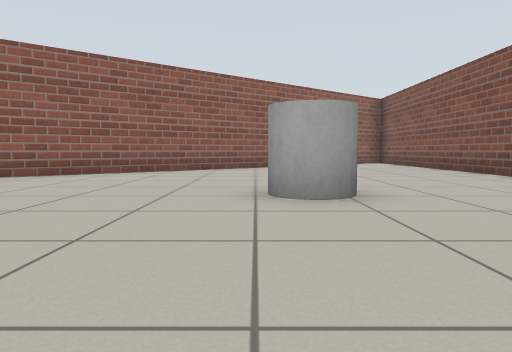
view 1 (above)

18 first-person views from a walk through a Gazebo world. The camera is 0.5 m above the floor, tilts 4° down and sees 70° across. The floor is counted in squares, 1 m on a side. Each view is taken from the middle of a square. On the plan, view 1 faces up. The plan holds only what a view shows up to about 9 squares ahead; the rest is blank. Robots are left out.

view 2
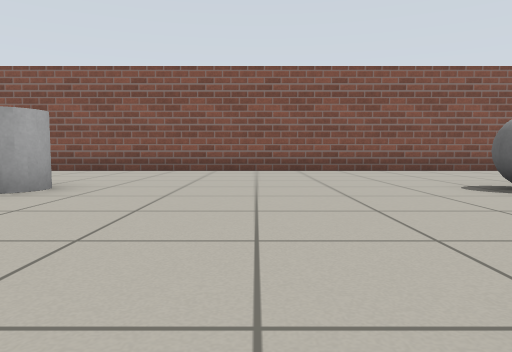

view 3
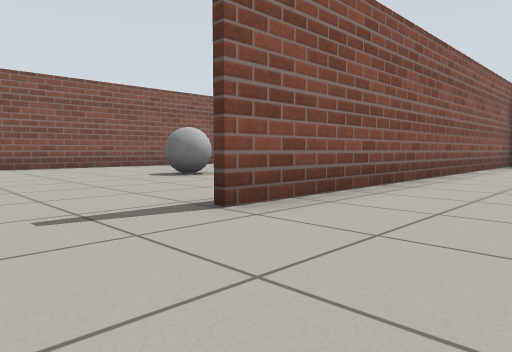

view 4
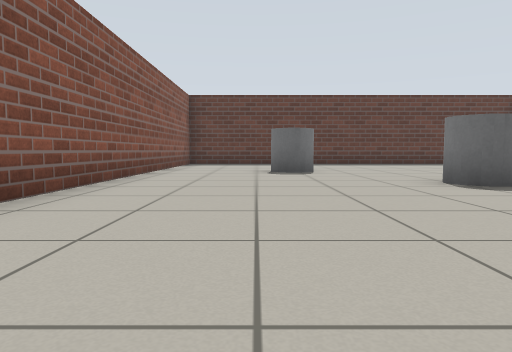

view 5
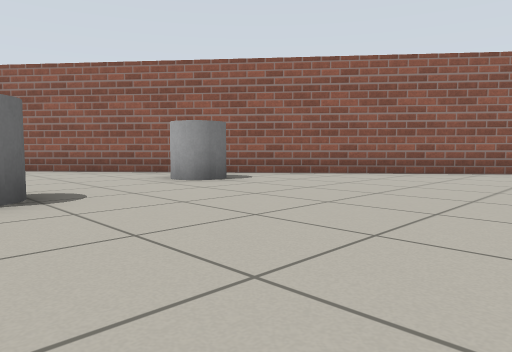

view 6
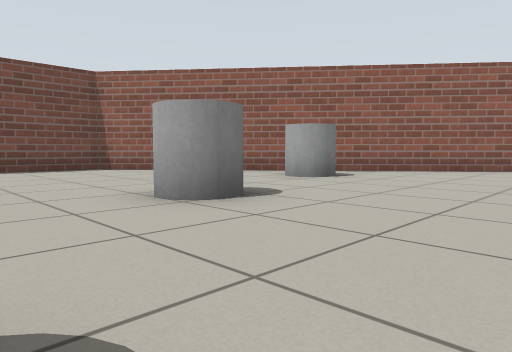

view 7
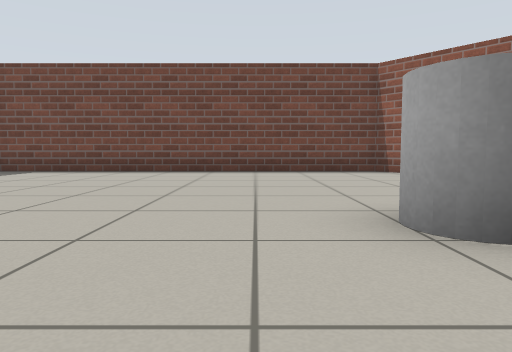

view 8
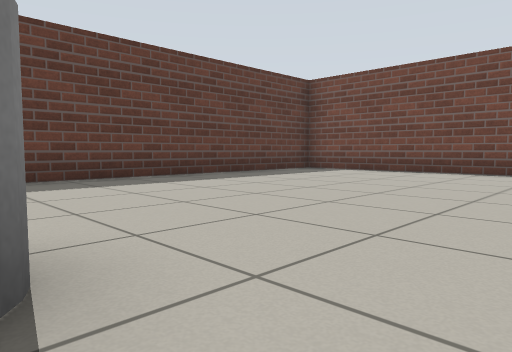

view 9
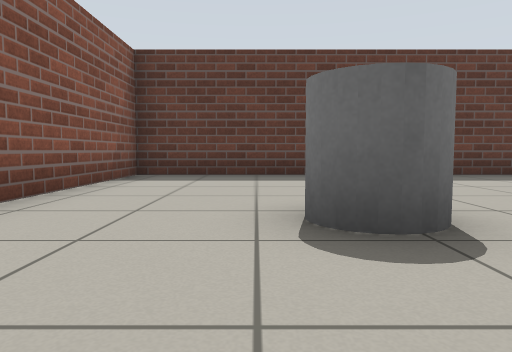

view 10
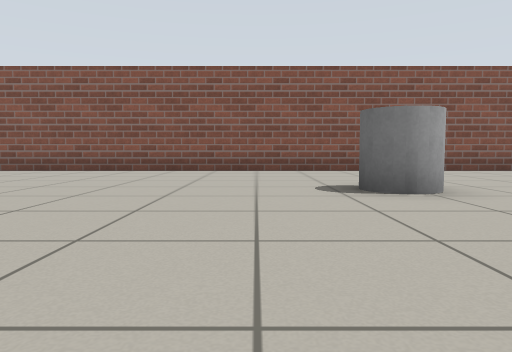

view 11
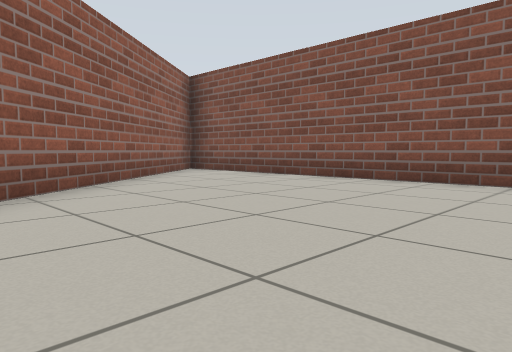

view 12
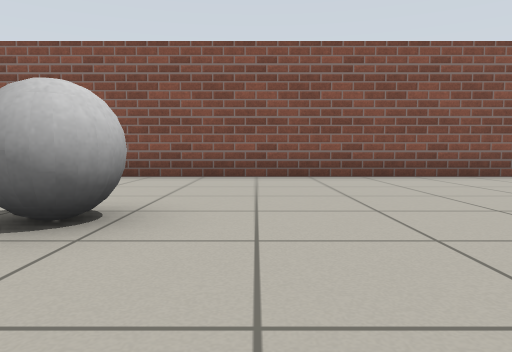

view 13
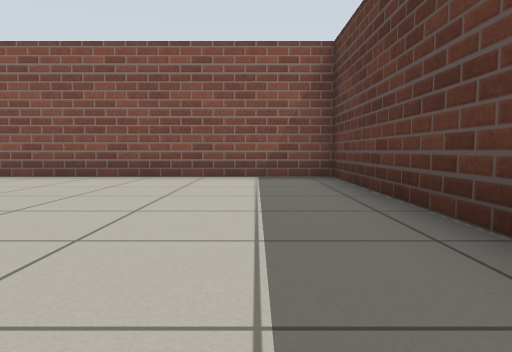

view 14
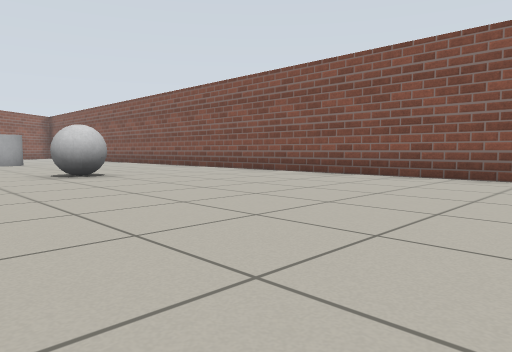

view 15
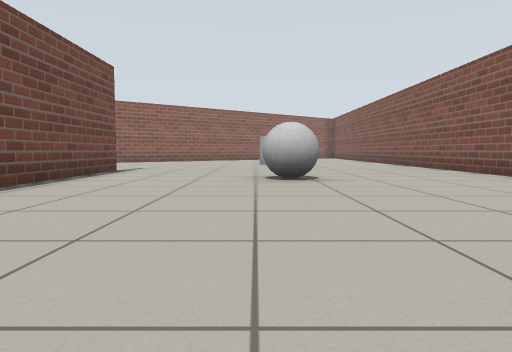

view 16
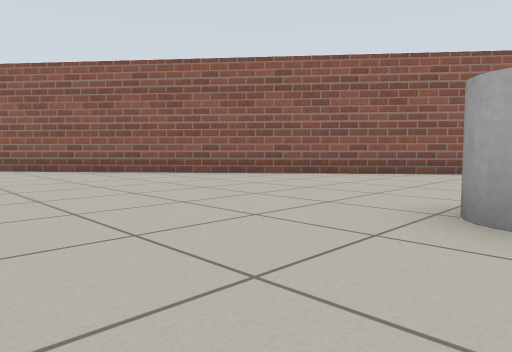

view 17
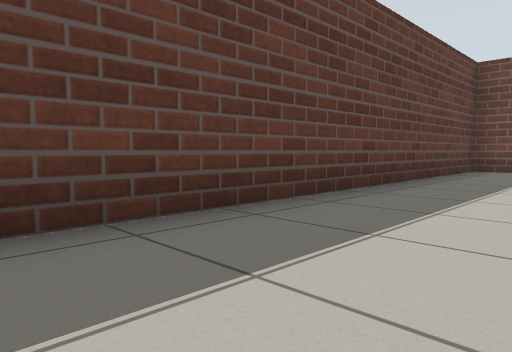

view 18
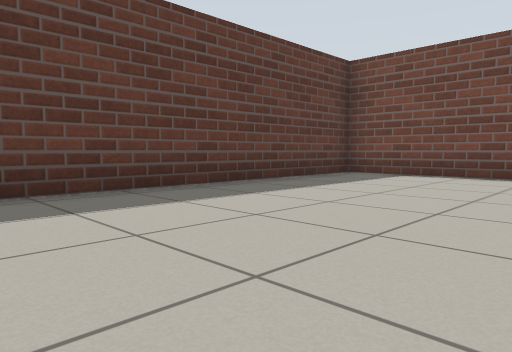

### Floor plan
Points are (right, up) in squares from view 1. A wall is a line through its corners. A room is listed if a view was taken in it or the views show most of it. See-through windows are left out.
Room 1 (views 1, 2, 3, 4, 5, 6, 7, 8, 9, 10, 11, 12, 13, 14, 15, 16, 17, 18)
walls: (-3.4, 0) (-3.4, -4.2); (-3.4, -8.2) (-3.4, -11.5); (-3.6, -11.5) (-3.6, 0); (4.1, 13.8) (-15.6, -2.2) (-15.6, -11.4) (4.9, -11.4) (4.9, 13.1)
objects: grey cylinder (-11, 0) to (-10, 0); grey cylinder (-10, -4) to (-9, -3); grey cylinder (-7, -7) to (-7, -6); grey ball (0, -3) to (1, -2); grey cylinder (0, 4) to (1, 4)

Where each view was taken, in squares from view 1:
view 1: 0 up, 0 right, facing up
view 2: 1 up, 4 left, facing right
view 3: 2 up, 6 left, facing down-right
view 4: 2 up, 6 left, facing down
view 5: 4 down, 5 left, facing up-left
view 6: 6 down, 6 left, facing up-left
view 7: 5 down, 7 left, facing left
view 8: 5 down, 7 left, facing down-left
view 9: 4 down, 6 left, facing down
view 10: 6 up, 4 left, facing right
view 11: 6 up, 1 left, facing up-right
view 12: 4 down, 2 left, facing right
view 13: 10 down, 2 left, facing right
view 14: 10 down, 2 left, facing up-right
view 15: 9 down, 0 right, facing up
view 16: 1 up, 1 right, facing up-left
view 17: 9 down, 6 left, facing down-left
view 18: 7 down, 4 right, facing down-left
